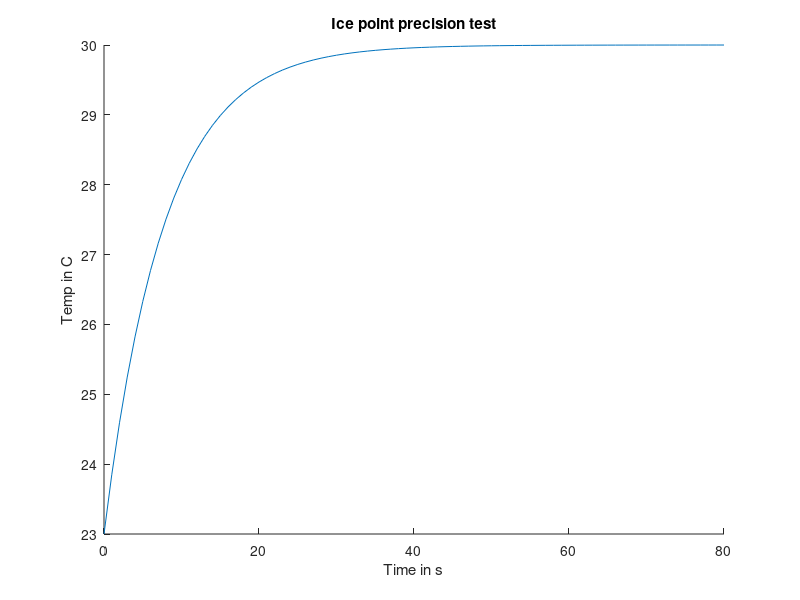

This figure's MATLAB source:
clear variables, close all, clc, format compact
time=(0:1:80)';
tau=7.75
tempt=23*exp(-time/tau)+30*(1-exp(-time/tau))
title('Ice point precision test')
ylabel('Temp in C')
xlabel('Time in s')
hold on
plot(time,tempt)
